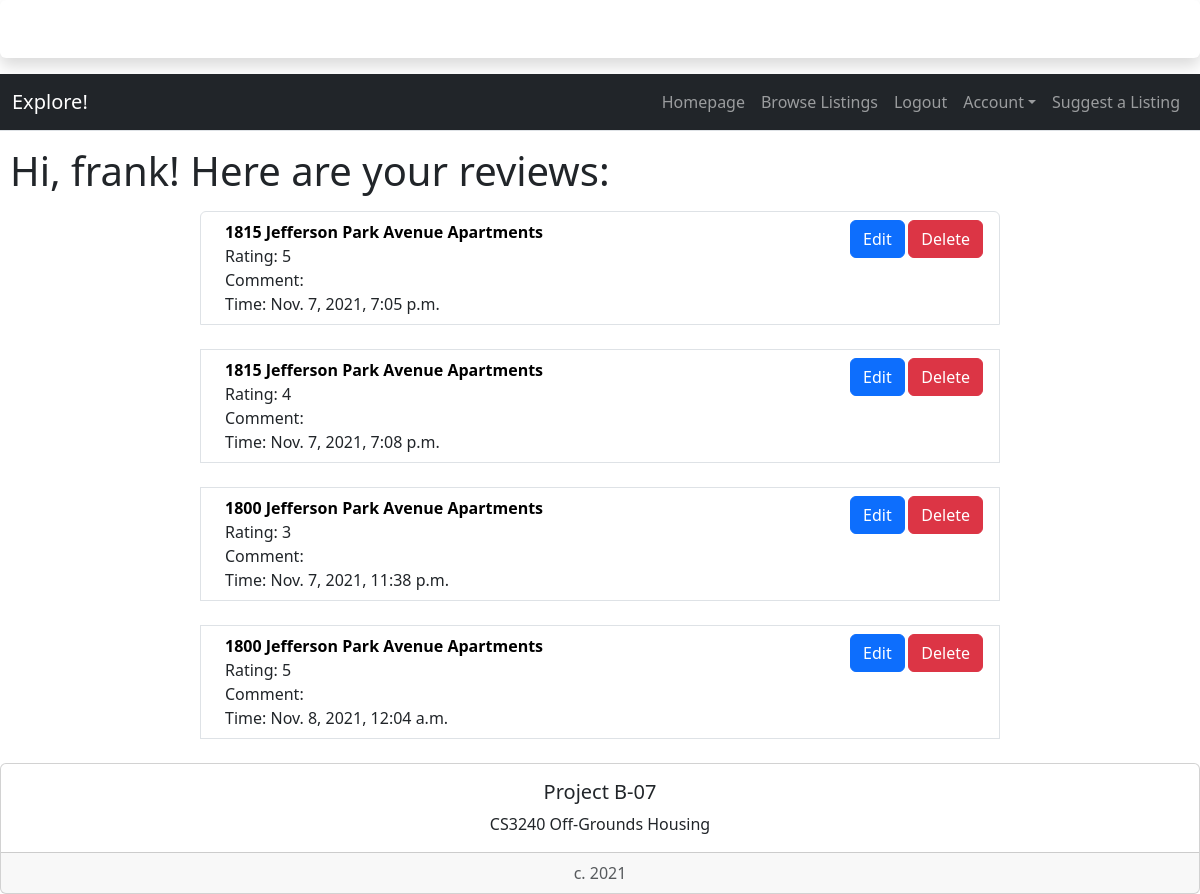
Page /housing/manage_reviews/ (signed in) on the earlier database version.
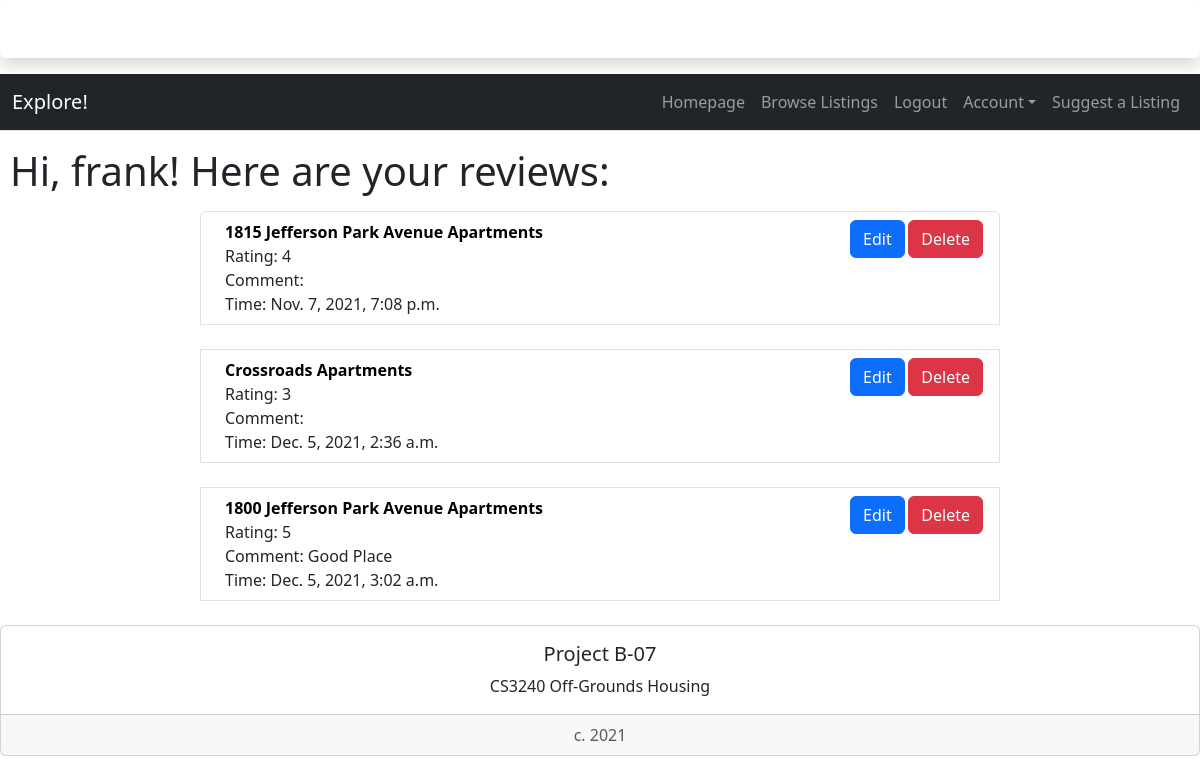
Same page on the later database version.
### housing/models.py (models this page shows, shortened)
class Review(models.Model):
    house = models.ForeignKey(StudentHousing, on_delete=models.CASCADE)
    rating = models.IntegerField(default=0)
    comment = models.TextField(max_length=200, default="")
    pub_date = models.DateTimeField('date published')

class StudentHousing(models.Model):
    name = models.CharField(max_length=200)
    distToGrounds = models.FloatField(default=0)
    parking = models.BooleanField()
    minCost = models.IntegerField(default=0)
    maxCost = models.IntegerField(default=0)
    location = models.TextField(max_length=200, null=True)
    landlordEmail = models.CharField(max_length=200, null=True)
    landlordPhone = models.CharField(max_length=200, null=True)
    amenities = models.TextField(max_length=200, null=True)
    deadline = models.CharField(max_length=200, null=True)
    averageRating = models.FloatField(default=0)
    address = models.TextField(max_length=200, null=True)
    image = models.ImageField(blank=True, null=True) #makes it optional to include an image
    lat = models.FloatField(blank=True, null=True) #leave blank
    long = models.FloatField(blank=True, null=True) #leave blank
    def __str__(self):
        return self.name

### housing/views.py (the view)
# urls.py: path('manage_reviews/', views.user_review_list, name='review_list'),
def user_review_list(request):
    review_list = Review.objects.filter(id__in=User.objects.get(email=request.user.email).userreview_set.values_list('review_id', flat=True))
    context = {'review_list': review_list}
    return render(request, 'housing/userReviewList.html', context)

### housing/templates/housing/userReviewList.html (shortened to what this page needs)
<!doctype html>
{% load bootstrap5 %}
{% bootstrap_css %}
{% load socialaccount %}
<div style="width: 100%" class="shadow p-2 mb-3 bg-body rounded text-white">
    <h3 class="font-monospace text-center">Housing for UVA Students by B-07!</h3>
</div>
<nav class="navbar navbar-expand-lg navbar-dark bg-dark border-bottom box-shadow mb-3">
    <div class="container-fluid">
        <a class="navbar-brand">Explore!</a>
        <div class="collapse navbar-collapse justify-content-end" id="navbarNav">
            <ul class="navbar-nav">
                <li class="nav-item">
                    <a class="nav-link" href="{% url 'index' %}">Homepage</a>
                </li>
                <li class="nav-item">
                    <a class="nav-link" href="{% url 'housing:studentHousingList' %}">Browse Listings</a>
                </li>
                {% if user.is_authenticated %}
                <li class="nav-item">
                    <a class="nav-link" href="{% url 'housing:logout' %}">Logout</a>
                </li>
                <li class="nav-item dropdown">
                    <a class="nav-link dropdown-toggle" data-bs-toggle="dropdown" href="#" role="button" id="dropdownMenuLink" aria-haspopup="true" aria-expanded="false">Account</a>
                </li>
                <li class="nav-item">
                    <a class="nav-link" href="{% url 'housing:submission' %}">Suggest a Listing</a>
                </li>
                {% else %}
                <li class="nav-item">
                    <a class="nav-link" href="{% provider_login_url 'google' %}">Login</a>
                </li>
                {% endif %}
            </ul>
        </div>
    </div>
</nav>
{% if user.is_authenticated %}
<div style="font-size:120%">
    <p class="font-weight-bold display-6" style="margin-left: 10px">Hi, {{ user.username }}! Here are your reviews:</p>
</div>
{% endif %}
{% if review_list %}
    <ol class="list-group col-md-8 offset-md-2">
    {% for review in review_list %}
        <li class="list-group-item d-flex justify-content-between align-items-start">
            <div class="ms-2 me-auto">
                <div class="fw-bold"><a style="text-decoration:none; color:black;" href="{% url 'housing:detail' review.house.id %}">{{ review.house }}</a></div>
                Rating: {{ review.rating }}<br>
                Comment: {{ review.comment }}<br>
                Time: {{ review.pub_date }}
            </div>
            <small><a class="btn btn-primary" href="{% url 'housing:review_edit' review.id %}">Edit</a> <a class="btn btn-danger" href="{% url 'housing:review_delete' review.id %}">Delete</a></small>
        </li>
        <br>
    {% endfor %}
    </ol>
{% else %}
    <p>No reviews available.</p>
{% endif %}
<div style="bottom:0; width:100%" class="card text-center">
    <div class="card-body">
        <h5 class="card-title">Project B-07</h5>
        <p class="card-text">CS3240 Off-Grounds Housing</p>
    </div>
    <div class="card-footer text-muted">
        c. 2021
    </div>
</div>

Differences in the rows shown:
removed Review: house "1815 Jefferson Park Avenue Apartments", rating "5", pub_date "Nov. 7, 2021, 7:05 p.m."
removed Review: house "1800 Jefferson Park Avenue Apartments", rating "3", pub_date "Nov. 7, 2021, 11:38 p.m."
removed Review: house "1800 Jefferson Park Avenue Apartments", rating "5", pub_date "Nov. 8, 2021, 12:04 a.m."
added Review: house "Crossroads Apartments", rating "3", pub_date "Dec. 5, 2021, 2:36 a.m."
added Review: house "1800 Jefferson Park Avenue Apartments", rating "5", comment "Good Place", pub_date "Dec. 5, 2021, 3:02 a.m."
